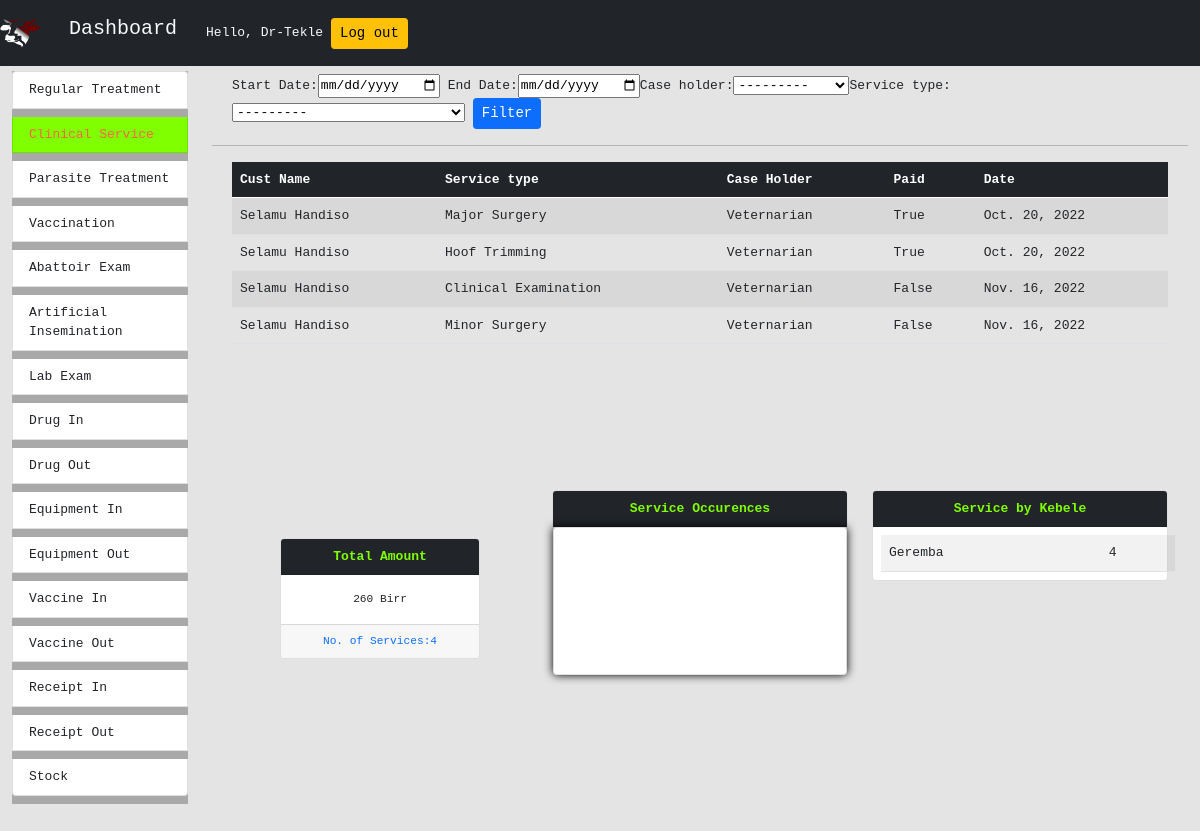
Screenshot of /dashboard/clinical_service_summary/ (signed in) with the database file from the repository.
### clinicalservices/models.py (models this page shows, shortened)
class Service(models.Model):
    service_type = models.CharField(max_length=100)
    price = models.DecimalField(
        max_digits=6, decimal_places=2, default=000000.0000)
    def __str__(self):
        return self.service_type

class ClinicalService(models.Model):
    id = models.AutoField(primary_key=True)
    case_number = models.ForeignKey(
        Customer, verbose_name="Case Number", on_delete=models.CASCADE,null=False)
    service_date = models.DateField(
        "Service Date", auto_now_add=True)
    service_type = models.ForeignKey(Service,on_delete=models.CASCADE,null=True)
    number_of_service = models.IntegerField(default = 1)
    total= models.DecimalField(
        max_digits=6, decimal_places=2, default=000000.00)
    case_holder = models.ForeignKey(User,on_delete=models.PROTECT,null=True)
    paid = models.BooleanField(null=False,default=False)
    def getKebele(self):
        return self.case_number.kebele

### registernewuser/models.py (models this page shows, shortened)
class Customer(models.Model):
    case_number = models.AutoField(primary_key=True, null=False)
    customer_name = models.CharField(max_length=100)
    sub_kebele = models.CharField(max_length=100)
    kebele = models.ForeignKey(Kebele, on_delete=models.CASCADE)
    service_date = models.DateField(auto_now=False, auto_now_add=True)
    mobile_number = models.PositiveIntegerField(unique=True)

class Kebele(models.Model):
    id = models.AutoField(primary_key=True)
    name = models.CharField(max_length=100)

### dashboard/views.py (the view, shortened to what this page needs)
# urls.py: path('clinical_service_summary/',ClinicalServiceSummary.as_view(),name="clinical_service_summary"),
class ClinicalServiceSummary(LoginRequiredMixin, View):
    login_url = "/"
    templateUrl = "dashboard/clinical_service_summary.html"
    dateForm = DateRangeFrom()
    caseHolderForm = CaseHolderForm()
    serviceTypeForm = ServieTypeForm()
    def get(self, request):
        clinicalServicesObj = ClinicalService.objects.all()
        distByKebele = self.getDistByKebele(Kebele.objects.all(), clinicalServicesObj)
        print(ClinicalService.objects.aggregate(Sum("service_type__price")))
        context = {
            "clinicalServicesObj": clinicalServicesObj,
            "dateForm": self.dateForm,
            "caseHolderForm": self.caseHolderForm,
            "serviceTypeForm": self.serviceTypeForm,
            "totalClinicalServices": clinicalServicesObj.count(),
            "totalPrice": clinicalServicesObj.aggregate(
                sum_price=Sum("service_type__price")
            ),
            "distByKebele": distByKebele,
        }
        return render(request, self.templateUrl, context)
    def getDistByKebele(self, kebeles=None, ClinicalServicesObj=None):
        distByKebele = {}
        for kebele in kebeles:
            for t in ClinicalServicesObj:
                if t.getKebele() == kebele:
                    if kebele.name in distByKebele:
                        distByKebele[kebele.name] += 1
                    else:
                        distByKebele[kebele.name] = 1
        return distByKebele

### dashboard/forms.py
class DateRangeFrom(forms.Form):
    start_date = forms.DateField(label='Start Date',widget=forms.DateInput(attrs={'type':'date',
                                    'id':'start_date'}))
    end_date = forms.DateField(label='End Date',widget=forms.DateInput(attrs={'type':'date',
                                    'id':'end_date'}))

class CaseHolderForm(forms.ModelForm):
    class Meta:
        model = ClinicalService
        fields = ['case_holder']
        widgets = {
            'case_holder': forms.Select(attrs={'id':'case_holder'})
        }

### dashboard/templates/dashboard/clinical_service_summary.html (shortened to what this page needs)
{% extends 'dashboard/main.html' %} {% load static %}
 {% block content %}
<div class="row m-2">
	<form action="" method="POST">
		{%csrf_token%} {{dateForm}}{{caseHolderForm}}{{serviceTypeForm}}
		<input type="submit" value="Filter" class="btn btn-sm btn-primary" />
	</form>
</div>
<hr />
<div class="row overflow-auto m-2" id="summary">
	<div class="col-md-12">
		<table class="table table-striped">
			<thead>
				<tr class="table-dark">
					<th scope="col">Cust Name</th>
					<th scope="col">Service type</th>
					<th scope="col">Case Holder</th>
					<th scope="col">Paid</th>
					<th scope="col">Date</th>
				</tr>
			</thead>
			{% for row in clinicalServicesObj %}
			<tr>
				<td>{{row.case_number.customer_name}}</td>
				<td>{{row.service_type.service_type}}</td>
				<td>{{row.case_holder.username}}</td>
				<td>{{row.paid}}</td>
				<td>{{row.service_date}}</td>
			</tr>
			{% endfor %}
		</table>
	</div>
</div>
<div class="row overflow-auto m-2" id="summary-additional">
	{% if totalClinicalServices %}
	<div class="col-md-4 col-sm-12">
		<div class="card m-5">
			<div class="card-header bg-dark">
			Total Amount
			</div>
			<div class="card-body">
				{%for key,value in totalPrice.items%}
				<p class="card-text">{{value}} Birr</p>
				{%endfor%}
			</div>
			<div class="card-footer">
				<p class="card-text text-primary">
					No. of Services:{{totalClinicalServices}}
				</p>
			</div>
		</div>
	</div>
	<div class="col-md-4 col-sm-12">
		<div class="card">
			<div class="card-header bg-dark">
				Service Occurences
			</div>
			<canvas class="chart_canvas card" id="cntx_clinical_services"></canvas>
		</div>
	</div>
	{% endif %}
	<div class="col-md-4 col-sm-12">
		<div class="card">
			<div class="card-header bg-dark">
				Service by Kebele
			</div>
			<div clas="card-body">
				<table class="table table-striped m-2">
					{% for key,value in distByKebele.items %}
					<tr>
						<td>{{key}}</td>
						<td>{{value}}</td>
					</tr>
					{%endfor%}
				</table>
			</div>
	</div>
	</div>
</div>
{% endblock content %}

### dashboard/templates/dashboard/navbar.html (shortened to what this page needs)
  {% load static %}
  <nav class="navbar navbar-expand-lg navbar-dark bg-dark">
      <img src="{% static 'home/cattle_logo_2.png' %}" width="40" height="40" class="d-inline-block align-top navbar-brand" alt="">
      <a href="{%url 'dashboard:index'%}""><h1 class="navbar-brand text-light btn" id="dashboard-home">Dashboard</h1></a>
    <span id="username" class="m2 text-md text-light">Hello, {{request.user}}</span>
    <span id="logout">
      <a href="{% url 'home:logout' %}">
        <button class="btn btn-sm btn-warning m-2">Log out</button>
      </a>
    </span>
  </nav>

### dashboard/static/dashboard/style.css (style rules this page uses)
#body { background-color: rgb(228, 228, 228); margin: 0; padding: 0; font-family: monospace; font-size: medium; height: 100%; width: 100%; }
#summary { height: 40vh; }
#summary-additional { height: 60vh; }
thead th { position: sticky; top: 0; z-index: 1; }
.chart_canvas { box-shadow: 0 0 10px #000; border-radius: 5%; }
.card { height: fit-content; }
.card-body { text-align: center; font-size: 0.7rem; font-family: monospace; }
.card-header { font-size: medium; font-family: monospace; font-weight: bold; text-align: center; color: chartreuse; }
.card-footer { text-align: center; font-size: 0.7rem; font-family: monospace; }

### dashboard/templates/dashboard/navbar.html (style rules this page uses)
.navbar-brand { font-family: monospace; }

### rows the page displays
Service: service_type "---------"
ClinicalService: case_number.customer_name "Selamu Handiso", service_type.service_type "Major Surgery", case_holder.username "Veternarian", paid "True", service_date "Oct. 20, 2022"
ClinicalService: case_number.customer_name "Selamu Handiso", service_type.service_type "Hoof Trimming", case_holder.username "Veternarian", paid "True", service_date "Oct. 20, 2022"
ClinicalService: case_number.customer_name "Selamu Handiso", service_type.service_type "Clinical Examination", case_holder.username "Veternarian", paid "False", service_date "Nov. 16, 2022"
ClinicalService: case_number.customer_name "Selamu Handiso", service_type.service_type "Minor Surgery", case_holder.username "Veternarian", paid "False", service_date "Nov. 16, 2022"
Kebele: distByKebele "Geremba"

### other values shown
{{ request.user }} "Dr-Tekle"
{{ value }} "260"
{{ totalClinicalServices }} "4"
{{ value }} "4"
